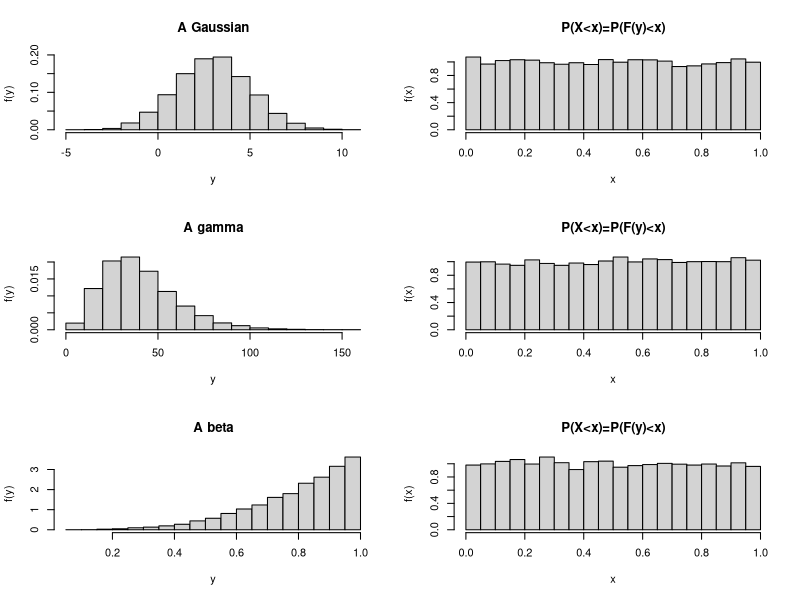
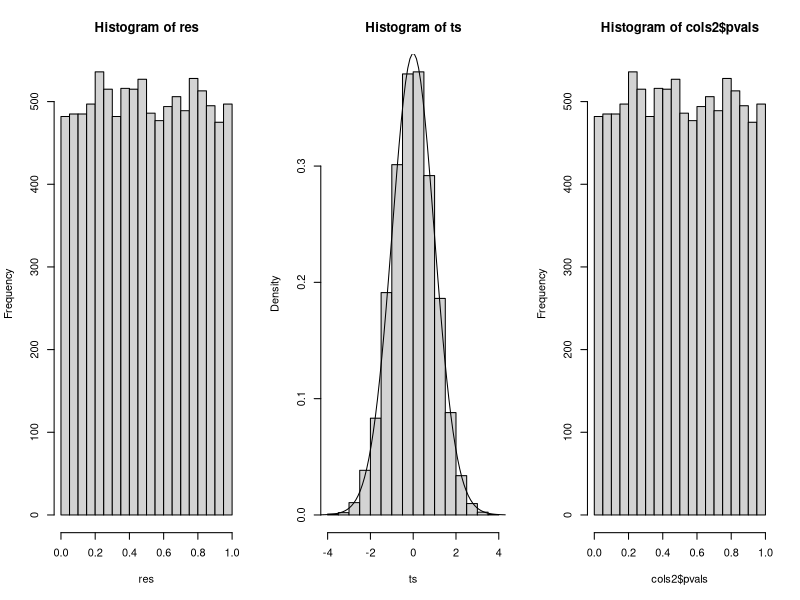

These charts were generated, in order, by the following R code:
# image used on tweet
# https://twitter.com/TiagoALOMarques/status/1681601009687097345

#illustrating with 3 different distributions
# The distribution of the CDF of a random variable is uniform
par(mfrow=c(3,2))
n<-10000
set.seed(3)
xs0<-rnorm(n,mean=3,sd=2)
hist(xs0,main="A Gaussian",freq=FALSE,xlab="y",ylab="f(y)")
hist(pnorm(xs0,mean=3,sd=2),main="P(X<x)=P(F(y)<x)",freq=FALSE,ylab="f(x)",xlab="x")
xs1<-rgamma(n,shape=4,scale=10)
hist(xs1,main="A gamma",freq=FALSE,xlab="y",ylab="f(y)")
hist(pgamma(xs1,shape=4,scale=10),main="P(X<x)=P(F(y)<x)",freq=FALSE,ylab="f(x)",xlab="x")
xs2<-rbeta(n,shape1=4,shape2=1)
hist(xs2,main="A beta",freq=FALSE,xlab="y",ylab="f(y)")
hist(pbeta(xs2,shape1=4,shape2=1),main="P(X<x)=P(F(y)<x)",freq=FALSE,ylab="f(x)",xlab="x")


B<-10000
ts<-numeric(B)
res<-numeric(B)
n<-50
for(i in 1:B){
  xs<-rnorm(n,mean=0,sd=1)
  mytest<-t.test(xs,mu = 0)
  res[i]<-mytest$p.value
  ts[i]<-mytest$statistic
}

par(mfrow=c(1,3))
hist(res)
hist(ts,freq=FALSE)

xseq<-seq(-5,5,length=100)
points(xseq,dt(xseq,df=n-1),type="l")

#remeber the test stat has t with n-1 degrees of freedom
cols2<-data.frame(p1=pt(ts,df=n-1),p2=1-pt(ts,df=n-1))
cols2$pvals<-2*apply(cols2,1,min)

# the p-values manual
hist(cols2$pvals)